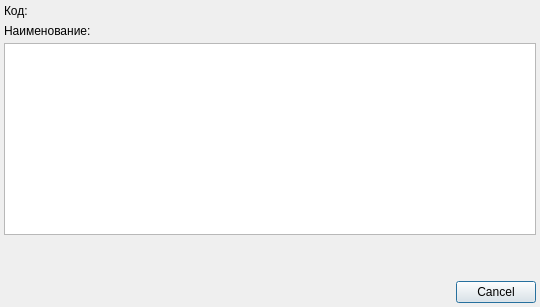
<?xml version="1.0" encoding="UTF-8"?>
<ui version="4.0">
 <class>MenuContent</class>
 <widget class="QDialog" name="MenuContent">
  <property name="geometry">
   <rect>
    <x>0</x>
    <y>0</y>
    <width>540</width>
    <height>307</height>
   </rect>
  </property>
  <property name="windowTitle">
   <string>Шаблон питания</string>
  </property>
  <property name="sizeGripEnabled">
   <bool>false</bool>
  </property>
  <layout class="QGridLayout" name="gridLayout">
   <property name="margin">
    <number>4</number>
   </property>
   <property name="spacing">
    <number>4</number>
   </property>
   <item row="0" column="0">
    <widget class="QLabel" name="lblCode">
     <property name="text">
      <string>Код: </string>
     </property>
    </widget>
   </item>
   <item row="0" column="1">
    <widget class="QLabel" name="edtCode">
     <property name="text">
      <string/>
     </property>
    </widget>
   </item>
   <item row="0" column="2">
    <spacer name="horizontalSpacer">
     <property name="orientation">
      <enum>Qt::Horizontal</enum>
     </property>
     <property name="sizeHint" stdset="0">
      <size>
       <width>422</width>
       <height>13</height>
      </size>
     </property>
    </spacer>
   </item>
   <item row="1" column="0">
    <widget class="QLabel" name="lblName">
     <property name="text">
      <string>Наименование: </string>
     </property>
    </widget>
   </item>
   <item row="1" column="1">
    <widget class="QLabel" name="edtName">
     <property name="text">
      <string/>
     </property>
    </widget>
   </item>
   <item row="1" column="2">
    <spacer name="horizontalSpacer_2">
     <property name="orientation">
      <enum>Qt::Horizontal</enum>
     </property>
     <property name="sizeHint" stdset="0">
      <size>
       <width>422</width>
       <height>17</height>
      </size>
     </property>
    </spacer>
   </item>
   <item row="2" column="0" colspan="3">
    <widget class="CInDocTableView" name="tblMenuContent"/>
   </item>
   <item row="3" column="0" colspan="2">
    <spacer>
     <property name="orientation">
      <enum>Qt::Vertical</enum>
     </property>
     <property name="sizeHint" stdset="0">
      <size>
       <width>103</width>
       <height>16</height>
      </size>
     </property>
    </spacer>
   </item>
   <item row="4" column="0" colspan="3">
    <widget class="QDialogButtonBox" name="buttonBox">
     <property name="orientation">
      <enum>Qt::Horizontal</enum>
     </property>
     <property name="standardButtons">
      <set>QDialogButtonBox::Cancel</set>
     </property>
    </widget>
   </item>
  </layout>
 </widget>
 <customwidgets>
  <customwidget>
   <class>CInDocTableView</class>
   <extends>QTableView</extends>
   <header>library/InDocTable.h</header>
  </customwidget>
 </customwidgets>
 <tabstops>
  <tabstop>buttonBox</tabstop>
 </tabstops>
 <resources/>
 <connections>
  <connection>
   <sender>buttonBox</sender>
   <signal>accepted()</signal>
   <receiver>MenuContent</receiver>
   <slot>accept()</slot>
   <hints>
    <hint type="sourcelabel">
     <x>158</x>
     <y>121</y>
    </hint>
    <hint type="destinationlabel">
     <x>117</x>
     <y>106</y>
    </hint>
   </hints>
  </connection>
  <connection>
   <sender>buttonBox</sender>
   <signal>rejected()</signal>
   <receiver>MenuContent</receiver>
   <slot>reject()</slot>
   <hints>
    <hint type="sourcelabel">
     <x>238</x>
     <y>99</y>
    </hint>
    <hint type="destinationlabel">
     <x>247</x>
     <y>107</y>
    </hint>
   </hints>
  </connection>
 </connections>
</ui>
